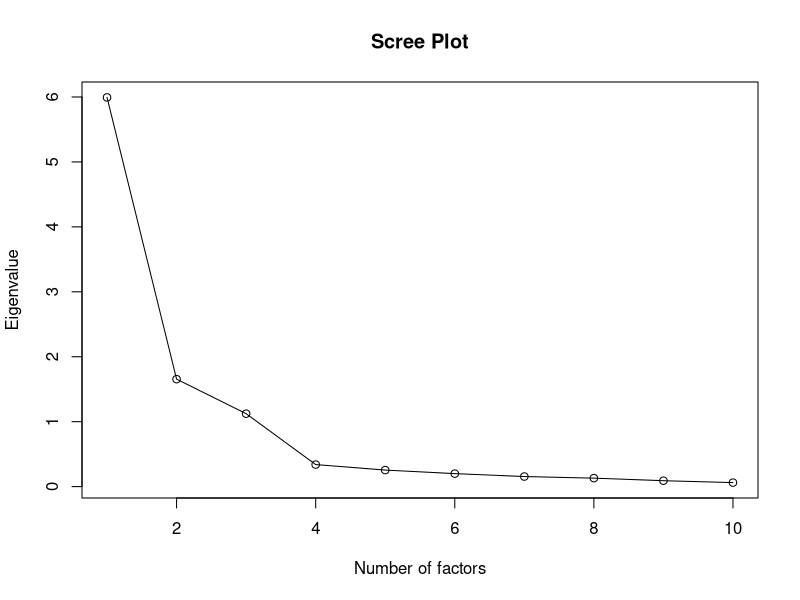

Source code (R):
# install.packages("psych")

library(psych) # For EFA and factor analysis tools
car.data <- read.csv("401/car_sales.csv", as.is=TRUE)
# car.data <- read.csv("~/Documents/Statistics/statistics-4th-year-practical/401/car_sales.csv")
head(car.data)

# Pearsons Correlation matrix
corr_matrix <- cor(car.data)

# Eigenvalues
ev <- eigen(corr_matrix, symmetric = TRUE)
e.value <- ev$values

# cumulative percentage of total variance
cum.e.value <- cumsum(e.value)
cum.e.value/sum(e.value)*100

# Kaiser-Meyer-Olkin (KMO) Test of Sampling Adequacy. 
# Measures sampling adequacy (values > 0.6 are acceptable).
KMO(corr_matrix)

# The overall KMO for our data is greater than 0.80,
# which is meritorious - this suggests that we can go
# ahead with our planned factor analysis.


# Bartlett’s Test of Sphericity. Test if the correlation matrix is an 
# identity matrix (we want p < 0.05).

cortest.bartlett(corr_matrix, n = nrow(car.data))

# Scree plot
plot(x = seq(1:length(e.value)), y = e.value, type = "o",
     main="Scree Plot", xlab = "Number of factors", ylab
     = "Eigenvalue")

# Number of factors based on total variation in eigenvalues.
Nfacs <- 3

# Exploratory Factor Analysis (EFA) with 3 factors using the observed data
efa.3 <- factanal(x = car.data, factors = Nfacs,
                  rotation="varimax")
efa.3

loadings <- efa.3$loadings # Factor loadings
loadings

print(efa.3, digits=3, sort=TRUE)
